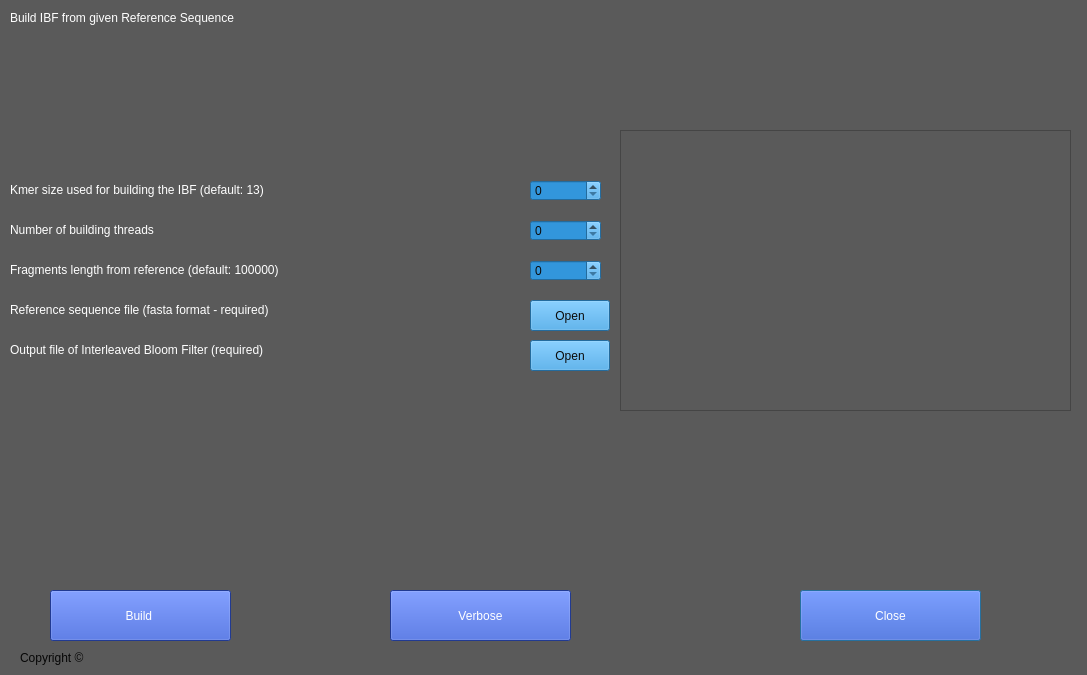
<?xml version="1.0" encoding="UTF-8"?>
<ui version="4.0">
 <class>IBF_mainwindow</class>
 <widget class="QDialog" name="IBF_mainwindow">
  <property name="geometry">
   <rect>
    <x>0</x>
    <y>0</y>
    <width>1087</width>
    <height>675</height>
   </rect>
  </property>
  <property name="maximumSize">
   <size>
    <width>1087</width>
    <height>675</height>
   </size>
  </property>
  <property name="windowTitle">
   <string>Dialog</string>
  </property>
  <property name="styleSheet">
   <string notr="true">background-color: rgb(90, 90, 90);</string>
  </property>
  <widget class="QPushButton" name="pushButton_2">
   <property name="geometry">
    <rect>
     <x>800</x>
     <y>590</y>
     <width>181</width>
     <height>51</height>
    </rect>
   </property>
   <property name="styleSheet">
    <string notr="true">background-color: rgb(46, 81, 204);
color: rgb(255, 255, 255);
font: 75 10pt &quot;MS Shell Dlg 2&quot;;
border-color: rgb(170, 255, 0);</string>
   </property>
   <property name="text">
    <string>Close</string>
   </property>
  </widget>
  <widget class="QLabel" name="label_2">
   <property name="geometry">
    <rect>
     <x>20</x>
     <y>650</y>
     <width>941</width>
     <height>16</height>
    </rect>
   </property>
   <property name="styleSheet">
    <string notr="true">color:rgb(6, 6, 6)</string>
   </property>
   <property name="text">
    <string>Copyright ©</string>
   </property>
  </widget>
  <widget class="QLabel" name="label">
   <property name="geometry">
    <rect>
     <x>10</x>
     <y>10</y>
     <width>371</width>
     <height>16</height>
    </rect>
   </property>
   <property name="styleSheet">
    <string notr="true">font: 10pt &quot;MS Shell Dlg 2&quot;;
color:rgb(255, 255, 255)</string>
   </property>
   <property name="text">
    <string>Build IBF from given Reference Sequence </string>
   </property>
  </widget>
  <widget class="QPushButton" name="pushButton_3">
   <property name="geometry">
    <rect>
     <x>50</x>
     <y>590</y>
     <width>181</width>
     <height>51</height>
    </rect>
   </property>
   <property name="styleSheet">
    <string notr="true">background-color: rgb(46, 81, 204);
color: rgb(255, 255, 255);
font: 75 10pt &quot;MS Shell Dlg 2&quot;;
border-color: rgb(170, 255, 0);</string>
   </property>
   <property name="text">
    <string>Build </string>
   </property>
  </widget>
  <widget class="QSpinBox" name="spinBox">
   <property name="geometry">
    <rect>
     <x>530</x>
     <y>180</y>
     <width>71</width>
     <height>21</height>
    </rect>
   </property>
   <property name="styleSheet">
    <string notr="true">color: rgb(11, 11, 11);
background-color: rgb(50, 150, 220);</string>
   </property>
  </widget>
  <widget class="QSpinBox" name="spinBox_2">
   <property name="geometry">
    <rect>
     <x>530</x>
     <y>220</y>
     <width>71</width>
     <height>21</height>
    </rect>
   </property>
   <property name="styleSheet">
    <string notr="true">color: rgb(11, 11, 11);
background-color: rgb(50, 150, 220);</string>
   </property>
  </widget>
  <widget class="QSpinBox" name="spinBox_3">
   <property name="geometry">
    <rect>
     <x>530</x>
     <y>260</y>
     <width>71</width>
     <height>21</height>
    </rect>
   </property>
   <property name="styleSheet">
    <string notr="true">color: rgb(11, 11, 11);
background-color: rgb(50, 150, 220);</string>
   </property>
   <property name="maximum">
    <number>100000000</number>
   </property>
  </widget>
  <widget class="QLabel" name="label_3">
   <property name="geometry">
    <rect>
     <x>10</x>
     <y>180</y>
     <width>461</width>
     <height>20</height>
    </rect>
   </property>
   <property name="styleSheet">
    <string notr="true">color: rgb(255, 255, 255);
font: 75 10pt &quot;MS Shell Dlg 2&quot;;</string>
   </property>
   <property name="text">
    <string>Kmer size used for building the IBF (default: 13)</string>
   </property>
  </widget>
  <widget class="QLabel" name="label_4">
   <property name="geometry">
    <rect>
     <x>10</x>
     <y>220</y>
     <width>461</width>
     <height>20</height>
    </rect>
   </property>
   <property name="styleSheet">
    <string notr="true">color: rgb(255, 255, 255);
font: 75 10pt &quot;MS Shell Dlg 2&quot;;</string>
   </property>
   <property name="text">
    <string>Number of building threads</string>
   </property>
  </widget>
  <widget class="QLabel" name="label_5">
   <property name="geometry">
    <rect>
     <x>10</x>
     <y>260</y>
     <width>461</width>
     <height>20</height>
    </rect>
   </property>
   <property name="styleSheet">
    <string notr="true">color: rgb(255, 255, 255);
font: 75 10pt &quot;MS Shell Dlg 2&quot;;</string>
   </property>
   <property name="text">
    <string>Fragments length from reference (default: 100000)</string>
   </property>
  </widget>
  <widget class="QLabel" name="label_7">
   <property name="geometry">
    <rect>
     <x>10</x>
     <y>300</y>
     <width>461</width>
     <height>20</height>
    </rect>
   </property>
   <property name="styleSheet">
    <string notr="true">color: rgb(255, 255, 255);
font: 75 10pt &quot;MS Shell Dlg 2&quot;;</string>
   </property>
   <property name="text">
    <string>Reference sequence file (fasta format - required)</string>
   </property>
  </widget>
  <widget class="QLabel" name="label_8">
   <property name="geometry">
    <rect>
     <x>10</x>
     <y>340</y>
     <width>461</width>
     <height>20</height>
    </rect>
   </property>
   <property name="styleSheet">
    <string notr="true">color: rgb(255, 255, 255);
font: 75 10pt &quot;MS Shell Dlg 2&quot;;</string>
   </property>
   <property name="text">
    <string>Output file of Interleaved Bloom Filter (required)</string>
   </property>
  </widget>
  <widget class="QPushButton" name="pushButton">
   <property name="geometry">
    <rect>
     <x>530</x>
     <y>300</y>
     <width>80</width>
     <height>31</height>
    </rect>
   </property>
   <property name="styleSheet">
    <string notr="true">color: rgb(11, 11, 11);
background-color: rgb(50, 150, 220);
font: 75 10pt &quot;MS Shell Dlg 2&quot;;</string>
   </property>
   <property name="text">
    <string>Open</string>
   </property>
  </widget>
  <widget class="QPushButton" name="pushButton_4">
   <property name="geometry">
    <rect>
     <x>530</x>
     <y>340</y>
     <width>80</width>
     <height>31</height>
    </rect>
   </property>
   <property name="styleSheet">
    <string notr="true">color: rgb(11, 11, 11);
background-color: rgb(50, 150, 220);
font: 75 10pt &quot;MS Shell Dlg 2&quot;;</string>
   </property>
   <property name="text">
    <string>Open</string>
   </property>
  </widget>
  <widget class="QPushButton" name="pushButton_6">
   <property name="geometry">
    <rect>
     <x>390</x>
     <y>590</y>
     <width>181</width>
     <height>51</height>
    </rect>
   </property>
   <property name="styleSheet">
    <string notr="true">background-color: rgb(46, 81, 204);
color: rgb(255, 255, 255);
font: 75 10pt &quot;MS Shell Dlg 2&quot;;
border-color: rgb(170, 255, 0);</string>
   </property>
   <property name="text">
    <string>Verbose</string>
   </property>
  </widget>
  <widget class="QTextEdit" name="text1">
   <property name="geometry">
    <rect>
     <x>620</x>
     <y>130</y>
     <width>451</width>
     <height>281</height>
    </rect>
   </property>
   <property name="styleSheet">
    <string notr="true">color: rgb(255, 255, 255);
font: 75 10pt &quot;MS Shell Dlg 2&quot;;</string>
   </property>
  </widget>
  <action name="actionAbout">
   <property name="text">
    <string>About</string>
   </property>
  </action>
 </widget>
 <resources/>
 <connections/>
</ui>
